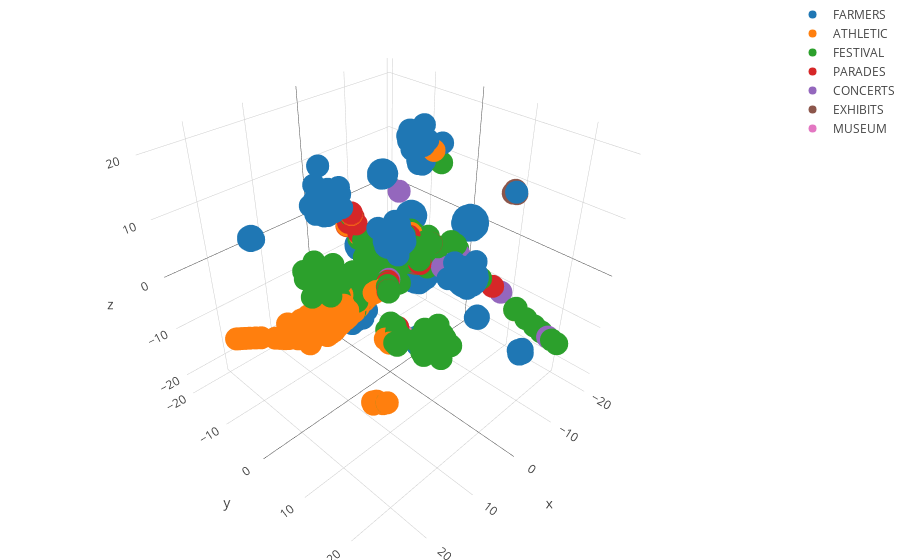

Write notebook code for a chart like this one.
### Code cell
gen_3d_plotly(list(df.event_type.unique()), lda_embedded, df.event_type.values)
